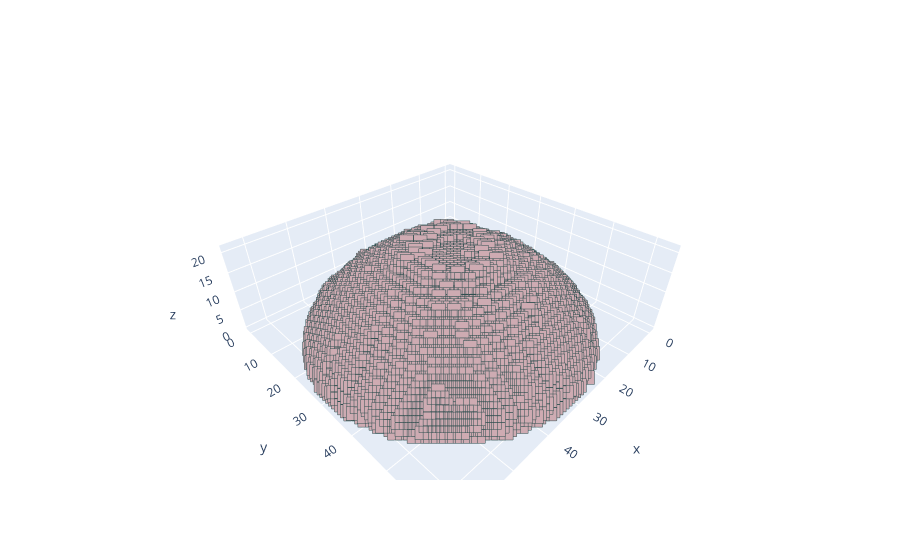

The notebook cell saved with this chart:
### Code cell
ut.plot(fake_posprocess)

### Figure 1 — Plotly figure (JSON) as saved in the notebook; plotly's stock layout.template omitted (floating-point values rounded to 4 significant figures; data arrays with more than 128 entries replaced by an {"elided": "..."} marker saying what was removed)
{"data": [{"marker": {"color": "#ceabb2", "line": {"color": "DarkSlateGrey", "width": 2}, "size": 5, "symbol": "square"}, "mode": "markers", "type": "scatter3d", "x": {"elided": "19313 int values"}, "y": {"elided": "19313 int values"}, "z": {"elided": "19313 int values"}}], "layout": {}}
